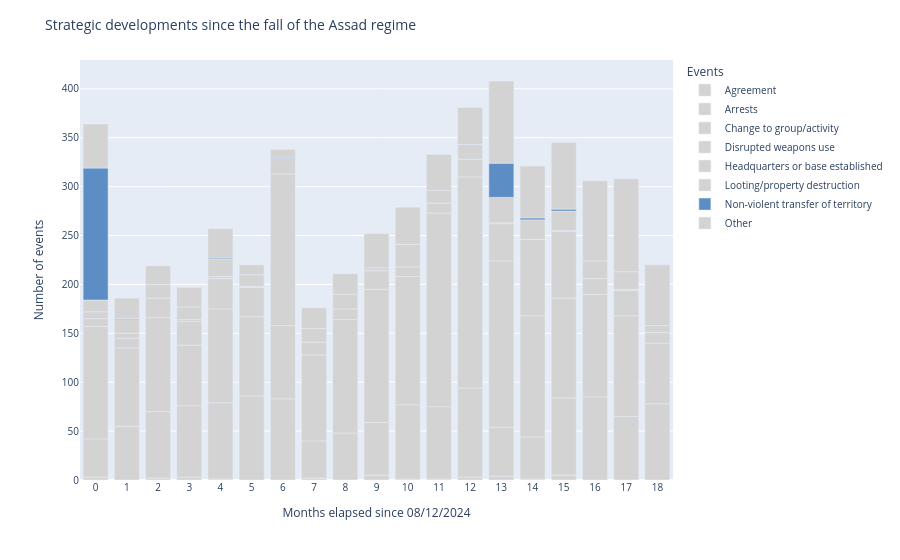

The notebook cell saved with this chart:
### Code cell
bar_transfer_territory.update_layout(
    title = 'Strategic developments since the fall of the Assad regime',
    legend_title_text = "Events",
    title_font_size = 14,
    font_size=10    
)
bar_transfer_territory.update_xaxes(dtick=1)

### Figure 1 — Plotly figure (JSON) as saved in the notebook; plotly's stock layout.template omitted (floating-point values rounded to 4 significant figures)
{"data": [{"hovertemplate": "sub_event_type=Agreement<br>Months elapsed since 08/12/2024=%{x}<br>Number of events=%{y}<extra></extra>", "legendgroup": "Agreement", "marker": {"color": "#D3D3D3", "pattern": {"shape": ""}}, "name": "Agreement", "orientation": "v", "showlegend": true, "textposition": "auto", "type": "bar", "x": [0, 2, 3, 4, 7, 9, 10, 11, 12, 13, 14, 15], "xaxis": "x", "y": [3, 2, 3, 1, 2, 5, 1, 1, 3, 4, 1, 5], "yaxis": "y"}, {"hovertemplate": "sub_event_type=Arrests<br>Months elapsed since 08/12/2024=%{x}<br>Number of events=%{y}<extra></extra>", "legendgroup": "Arrests", "marker": {"color": "#D3D3D3", "pattern": {"shape": ""}}, "name": "Arrests", "orientation": "v", "showlegend": true, "textposition": "auto", "type": "bar", "x": [0, 1, 2, 3, 4, 5, 6, 7, 8, 9, 10, 11, 12, 13, 14, 15, 16, 17, 18], "xaxis": "x", "y": [39, 55, 68, 73, 78, 86, 83, 38, 48, 54, 76, 74, 91, 50, 43, 79, 85, 65, 78], "yaxis": "y"}, {"hovertemplate": "sub_event_type=Change to group/activity<br>Months elapsed since 08/12/2024=%{x}<br>Number of events=%{y}<extra></extra>", "legendgroup": "Change to group/activity", "marker": {"color": "#D3D3D3", "pattern": {"shape": ""}}, "name": "Change to group/activity", "orientation": "v", "showlegend": true, "textposition": "auto", "type": "bar", "x": [0, 1, 2, 3, 4, 5, 6, 7, 8, 9, 10, 11, 12, 13, 14, 15, 16, 17, 18], "xaxis": "x", "y": [115, 80, 96, 62, 96, 81, 75, 88, 116, 136, 131, 198, 216, 170, 124, 102, 105, 103, 62], "yaxis": "y"}, {"hovertemplate": "sub_event_type=Disrupted weapons use<br>Months elapsed since 08/12/2024=%{x}<br>Number of events=%{y}<extra></extra>", "legendgroup": "Disrupted weapons use", "marker": {"color": "#D3D3D3", "pattern": {"shape": ""}}, "name": "Disrupted weapons use", "orientation": "v", "showlegend": true, "textposition": "auto", "type": "bar", "x": [0, 1, 2, 3, 4, 5, 6, 7, 8, 9, 10, 11, 12, 13, 14, 15, 16, 17, 18], "xaxis": "x", "y": [8, 10, 20, 24, 31, 30, 155, 13, 11, 19, 10, 10, 18, 38, 78, 68, 16, 26, 11], "yaxis": "y"}, {"hovertemplate": "sub_event_type=Headquarters or base established<br>Months elapsed since 08/12/2024=%{x}<br>Number of events=%{y}<extra></extra>", "legendgroup": "Headquarters or base established", "marker": {"color": "#D3D3D3", "pattern": {"shape": ""}}, "name": "Headquarters or base established", "orientation": "v", "showlegend": true, "textposition": "auto", "type": "bar", "x": [0, 1, 3, 4, 5, 13, 15, 17], "xaxis": "x", "y": [7, 5, 2, 2, 1, 1, 1, 1], "yaxis": "y"}, {"hovertemplate": "sub_event_type=Looting/property destruction<br>Months elapsed since 08/12/2024=%{x}<br>Number of events=%{y}<extra></extra>", "legendgroup": "Looting/property destruction", "marker": {"color": "#D3D3D3", "pattern": {"shape": ""}}, "name": "Looting/property destruction", "orientation": "v", "showlegend": true, "textposition": "auto", "type": "bar", "x": [0, 1, 2, 3, 4, 5, 6, 7, 8, 9, 10, 11, 12, 13, 14, 15, 16, 17, 18], "xaxis": "x", "y": [12, 14, 14, 13, 18, 12, 16, 14, 15, 3, 23, 13, 15, 26, 20, 20, 18, 18, 7], "yaxis": "y"}, {"hovertemplate": "sub_event_type=Non-violent transfer of territory<br>Months elapsed since 08/12/2024=%{x}<br>Number of events=%{y}<extra></extra>", "legendgroup": "Non-violent transfer of territory", "marker": {"color": "#5C8DC5", "pattern": {"shape": ""}}, "name": "Non-violent transfer of territory", "orientation": "v", "showlegend": true, "textposition": "auto", "type": "bar", "x": [0, 1, 4, 6, 13, 14, 15], "xaxis": "x", "y": [135, 1, 1, 1, 35, 2, 2], "yaxis": "y"}, {"hovertemplate": "sub_event_type=Other<br>Months elapsed since 08/12/2024=%{x}<br>Number of events=%{y}<extra></extra>", "legendgroup": "Other", "marker": {"color": "#D3D3D3", "pattern": {"shape": ""}}, "name": "Other", "orientation": "v", "showlegend": true, "textposition": "auto", "type": "bar", "x": [0, 1, 2, 3, 4, 5, 6, 7, 8, 9, 10, 11, 12, 13, 14, 15, 16, 17, 18], "xaxis": "x", "y": [45, 21, 19, 20, 30, 10, 8, 21, 21, 35, 38, 37, 38, 84, 53, 68, 82, 95, 62], "yaxis": "y"}], "layout": {"barmode": "relative", "font": {"size": 10}, "legend": {"title": {"text": "Events"}, "tracegroupgap": 0}, "margin": {"t": 60}, "title": {"font": {"size": 14}, "text": "Strategic developments since the fall of the Assad regime"}, "xaxis": {"anchor": "y", "domain": [0, 1], "dtick": 1, "title": {"text": "Months elapsed since 08/12/2024"}}, "yaxis": {"anchor": "x", "domain": [0, 1], "title": {"text": "Number of events"}}}}
